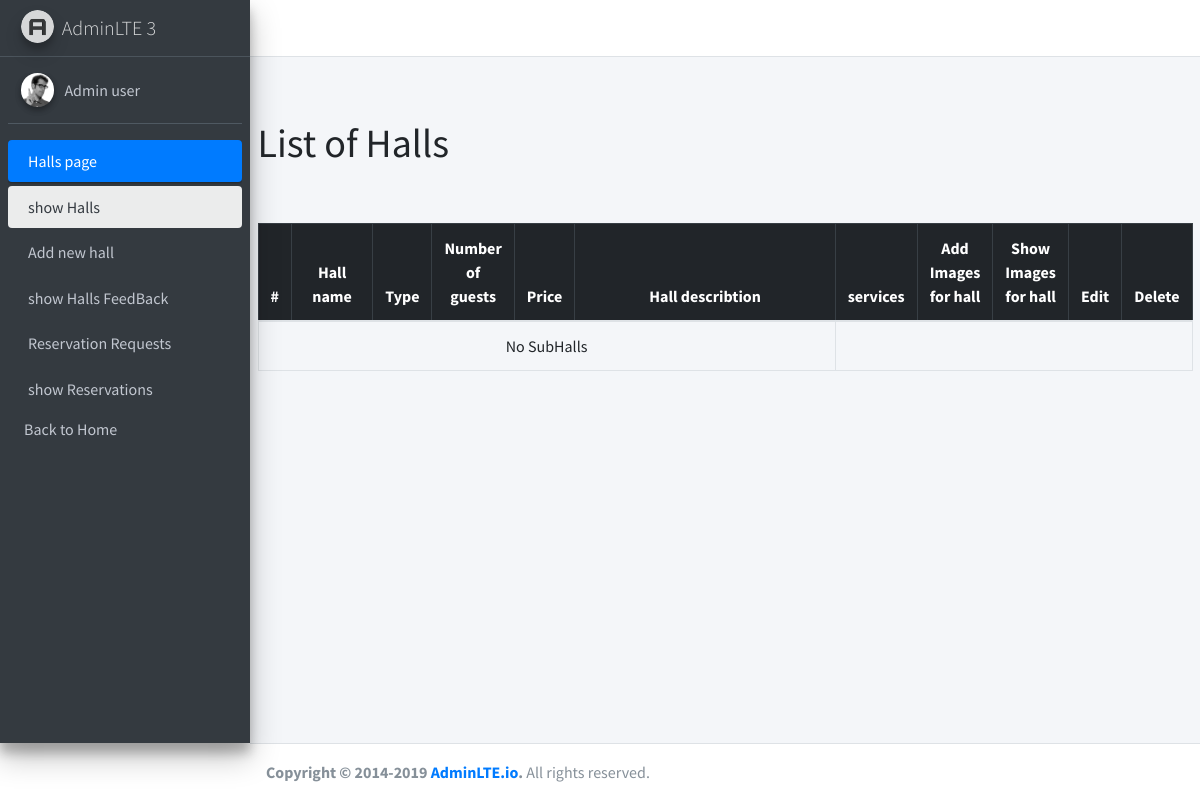
Page /admin/showsubhalls.php?hallId=77 (signed in) on the earlier database version.
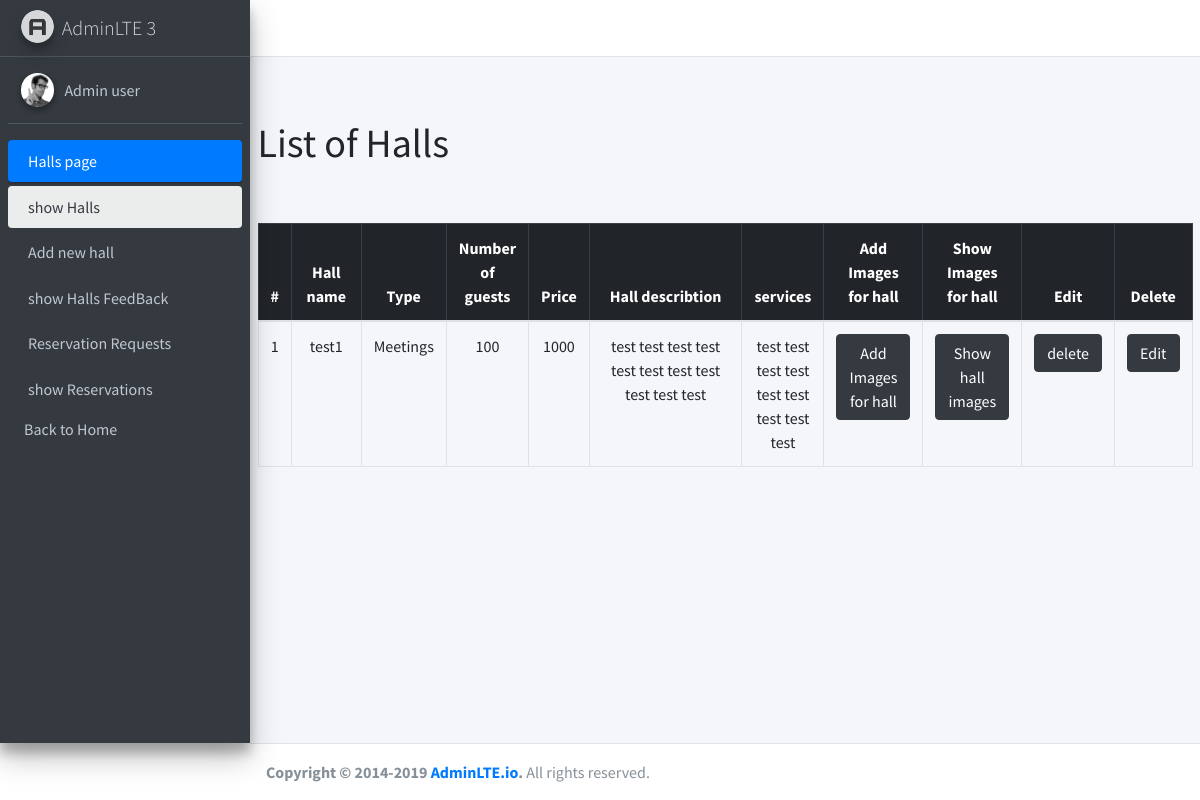
Same page on the later database version.
### tables this page shows
CREATE TABLE `subhalls` (
  `id` int(11) NOT NULL,
  `name` varchar(200) NOT NULL,
  `type` int(11) NOT NULL,
  `number_of_guests` int(11) NOT NULL,
  `price` float NOT NULL,
  `hall_describtion` varchar(500) NOT NULL,
  `services` varchar(500) NOT NULL,
  `image_view` varchar(300) NOT NULL,
  `hall_id` int(11) NOT NULL,
  `num_of_reservation` int(11) NOT NULL DEFAULT '0'
);

### admin/handlers/get-subhall.php (called while the page is built)
<?php
$hall_id=$_GET['hallId'];
$test= $hall_id;
$sql="SELECT h.id,h.name,h.type, h.number_of_guests,h.price,h.hall_describtion,h.services,h.num_of_reservation FROM subhalls h where h.hall_id ='$test'";
$sqlResult=mysqli_query($conn,$sql);
$hallData=mysqli_fetch_all($sqlResult);
?>

### admin/showsubhalls.php (the view, shortened to what this page needs)
<?php session_start();
require("handlers/db.php");
$hallId = $_GET['hallId'];
require("handlers/get-subhall.php");
$sql="SELECT h.id,h.name,h.type,h.number_of_guests,h.price,h.hall_describtion,h.services FROM subhalls h where h.hall_id = '$hallId' ";
$query=mysqli_query($conn,$sql);
if(mysqli_num_rows($query)>0){
    $halls=mysqli_fetch_all($query,MYSQLI_ASSOC);
}
require("inc/header.php");
?>
<main role="main" class="flex-shrink-0 ">
        <div class="container">
        <br>
            <h1>List of Halls</h1>
            <br>
        <br>
            <table class="table table-bordered text-center justify-content-start">
                <thead  class="table-dark">
                    <tr>
                    <th scope="col">#</th>
                    <th scope="col"  style="width:10%">Hall name</th>
                    <th scope="col">Type</th>
                    <th scope="col">Number of guests</th>
                    <th scope="col">Price</th>
                    <th scope="col"style="width:40%">Hall describtion</th>
                    <th scope="col"> services</th>
                    <th scope="col">Add Images for hall</th>
                    <th scope="col">Show Images for hall</th>
                    <th scope="col">Edit</th>
                    <th scope="col">Delete</th>
                    </tr>
                </thead>
                <tbody>
<?php
if(isset($halls)){
foreach($hallData as $index=>$halls){?>
    <tr>
    <td><?=$index+1;?></td>
    <td><?=$halls[1];?></td>
    <td><?php
    if ($halls[2]=='1'){
echo "Weddings";
}else if ($halls[2]=='2'){
    echo "Meetings";
}
else if ($halls[2]=='3'){
    echo "Weddings and Meetings";
}
?></td>
    <td><?=$halls[3];?></td>
    <td><?=$halls[4];?></td>
    <td><?=$halls[5];?></td>
    <td><?=$halls[6];?></td>
    <td><a href="hallimages.php?hallId=<?= $halls[0];?>"class="btn btn-dark">Add Images for hall</a></td>
    <td><a href="showimages.php?hallId=<?= $halls[0];?>"class="btn btn-dark">Show hall images</a></td>
   <td><a href="handlers/deletesubhall.php?hallId=<?= $halls[0];?>"class="btn btn-dark">delete</a></td>
   <td><a href="edit-subhall.php?hallId=<?= $halls[0];?>"class="btn btn-dark">Edit</a></td>
    </tr>
<?php }
}
else{?>
  <tr>
    <td colspan="6" class="text-center">No SubHalls</td>
  </tr>
  <?php
} ?>
                </tbody>
            </table>
        </div>
    </main>
  <?php
require("inc/footer.php");
?>

Differences in the rows shown:
added subhalls: name "test1", type "Meetings", number_of_guests "100", price "1000", hall_describtion "test test test test test test test test test test test", services "test test test test test test test test test"
Other differences:
text no longer shown: "No SubHalls"
